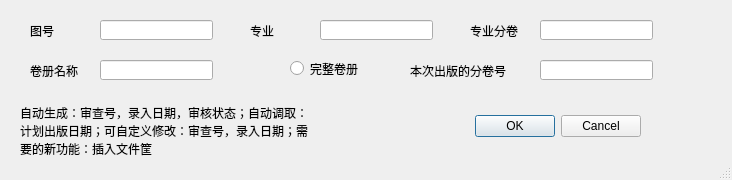
<?xml version="1.0" encoding="UTF-8"?>
<ui version="4.0">
 <class>Dialog</class>
 <widget class="QDialog" name="Dialog">
  <property name="geometry">
   <rect>
    <x>0</x>
    <y>0</y>
    <width>732</width>
    <height>180</height>
   </rect>
  </property>
  <property name="windowTitle">
   <string>Dialog</string>
  </property>
  <property name="sizeGripEnabled">
   <bool>true</bool>
  </property>
  <widget class="QDialogButtonBox" name="buttonBox">
   <property name="geometry">
    <rect>
     <x>300</x>
     <y>110</y>
     <width>341</width>
     <height>32</height>
    </rect>
   </property>
   <property name="orientation">
    <enum>Qt::Horizontal</enum>
   </property>
   <property name="standardButtons">
    <set>QDialogButtonBox::Cancel|QDialogButtonBox::Ok</set>
   </property>
  </widget>
  <widget class="QLabel" name="label_drawing_no">
   <property name="geometry">
    <rect>
     <x>30</x>
     <y>20</y>
     <width>51</width>
     <height>21</height>
    </rect>
   </property>
   <property name="text">
    <string>图号</string>
   </property>
  </widget>
  <widget class="QLineEdit" name="lineEdit_drawing_no">
   <property name="geometry">
    <rect>
     <x>100</x>
     <y>20</y>
     <width>113</width>
     <height>20</height>
    </rect>
   </property>
  </widget>
  <widget class="QLineEdit" name="lineEdit_profession">
   <property name="geometry">
    <rect>
     <x>320</x>
     <y>20</y>
     <width>113</width>
     <height>20</height>
    </rect>
   </property>
  </widget>
  <widget class="QLabel" name="label_profession">
   <property name="geometry">
    <rect>
     <x>250</x>
     <y>20</y>
     <width>51</width>
     <height>21</height>
    </rect>
   </property>
   <property name="text">
    <string>专业</string>
   </property>
  </widget>
  <widget class="QLabel" name="label_profession_vol">
   <property name="geometry">
    <rect>
     <x>470</x>
     <y>20</y>
     <width>51</width>
     <height>21</height>
    </rect>
   </property>
   <property name="text">
    <string>专业分卷</string>
   </property>
  </widget>
  <widget class="QLineEdit" name="lineEdit_profession_vol">
   <property name="geometry">
    <rect>
     <x>540</x>
     <y>20</y>
     <width>113</width>
     <height>20</height>
    </rect>
   </property>
  </widget>
  <widget class="QLineEdit" name="lineEdit_subvol_no">
   <property name="geometry">
    <rect>
     <x>540</x>
     <y>60</y>
     <width>113</width>
     <height>20</height>
    </rect>
   </property>
  </widget>
  <widget class="QLineEdit" name="lineEdit_vol_name">
   <property name="geometry">
    <rect>
     <x>100</x>
     <y>60</y>
     <width>113</width>
     <height>20</height>
    </rect>
   </property>
  </widget>
  <widget class="QLabel" name="label_vol_name">
   <property name="geometry">
    <rect>
     <x>30</x>
     <y>60</y>
     <width>51</width>
     <height>21</height>
    </rect>
   </property>
   <property name="text">
    <string>卷册名称</string>
   </property>
  </widget>
  <widget class="QLabel" name="label_subvol_no">
   <property name="geometry">
    <rect>
     <x>410</x>
     <y>60</y>
     <width>111</width>
     <height>21</height>
    </rect>
   </property>
   <property name="text">
    <string>本次出版的分卷号</string>
   </property>
  </widget>
  <widget class="QRadioButton" name="radioButton_integrity">
   <property name="geometry">
    <rect>
     <x>290</x>
     <y>60</y>
     <width>82</width>
     <height>17</height>
    </rect>
   </property>
   <property name="text">
    <string>完整卷册</string>
   </property>
  </widget>
  <widget class="QLabel" name="label_memo">
   <property name="geometry">
    <rect>
     <x>20</x>
     <y>90</y>
     <width>291</width>
     <height>81</height>
    </rect>
   </property>
   <property name="autoFillBackground">
    <bool>true</bool>
   </property>
   <property name="text">
    <string>自动生成：审查号，录入日期，审核状态；自动调取：计划出版日期；可自定义修改：审查号，录入日期；需要的新功能：插入文件筐</string>
   </property>
   <property name="wordWrap">
    <bool>true</bool>
   </property>
  </widget>
 </widget>
 <resources/>
 <connections>
  <connection>
   <sender>buttonBox</sender>
   <signal>accepted()</signal>
   <receiver>Dialog</receiver>
   <slot>accept()</slot>
   <hints>
    <hint type="sourcelabel">
     <x>248</x>
     <y>254</y>
    </hint>
    <hint type="destinationlabel">
     <x>157</x>
     <y>274</y>
    </hint>
   </hints>
  </connection>
  <connection>
   <sender>buttonBox</sender>
   <signal>rejected()</signal>
   <receiver>Dialog</receiver>
   <slot>reject()</slot>
   <hints>
    <hint type="sourcelabel">
     <x>316</x>
     <y>260</y>
    </hint>
    <hint type="destinationlabel">
     <x>286</x>
     <y>274</y>
    </hint>
   </hints>
  </connection>
 </connections>
</ui>
